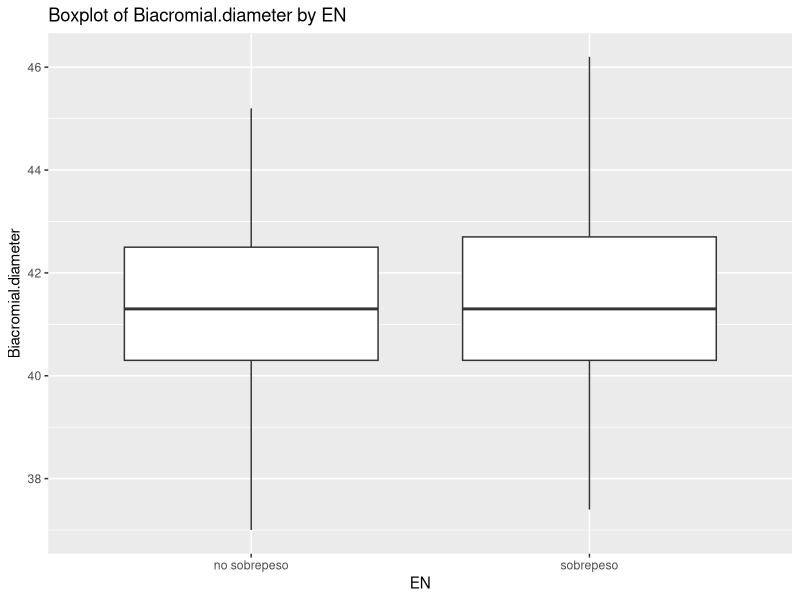
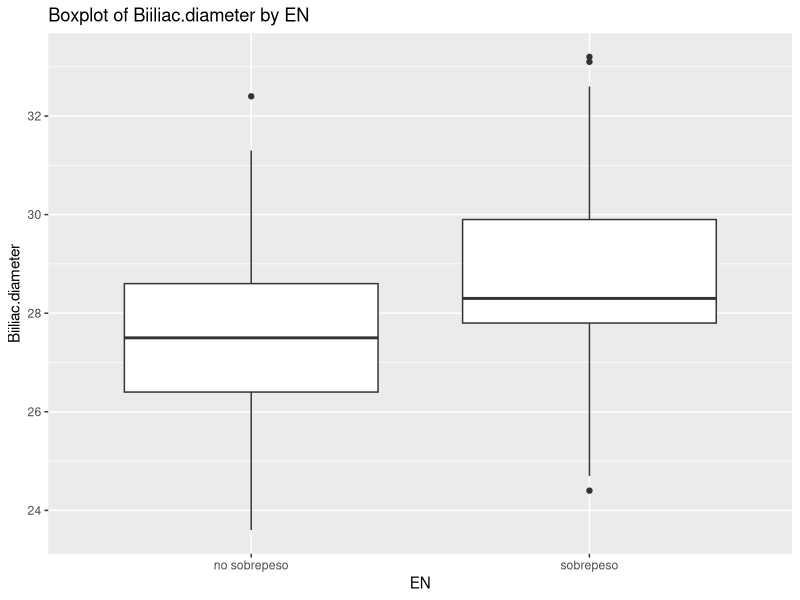
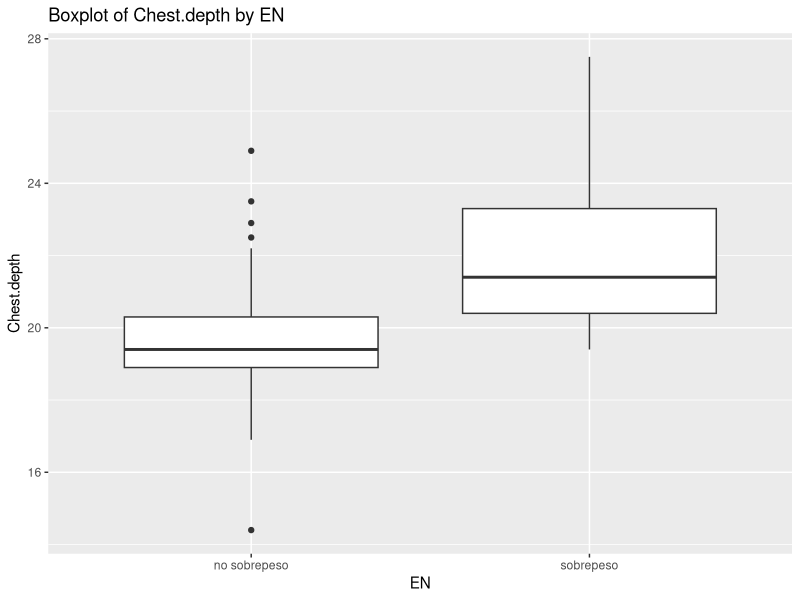
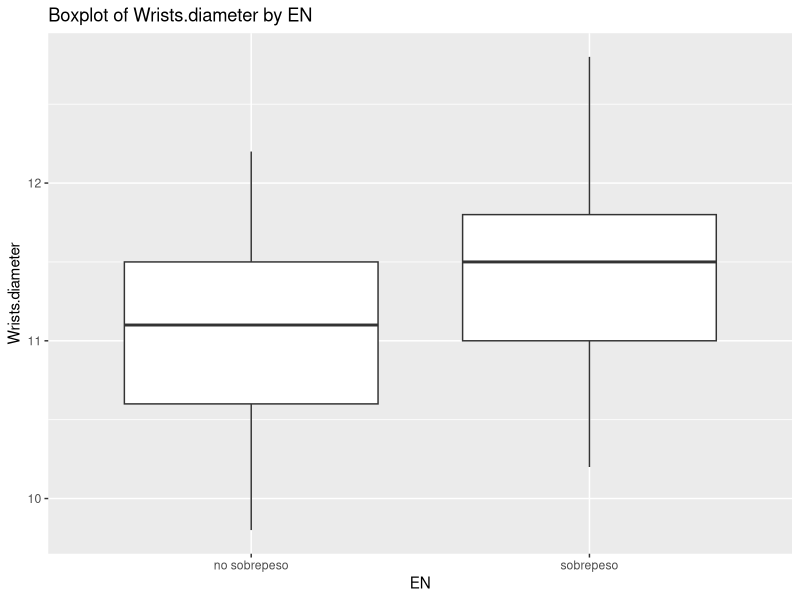
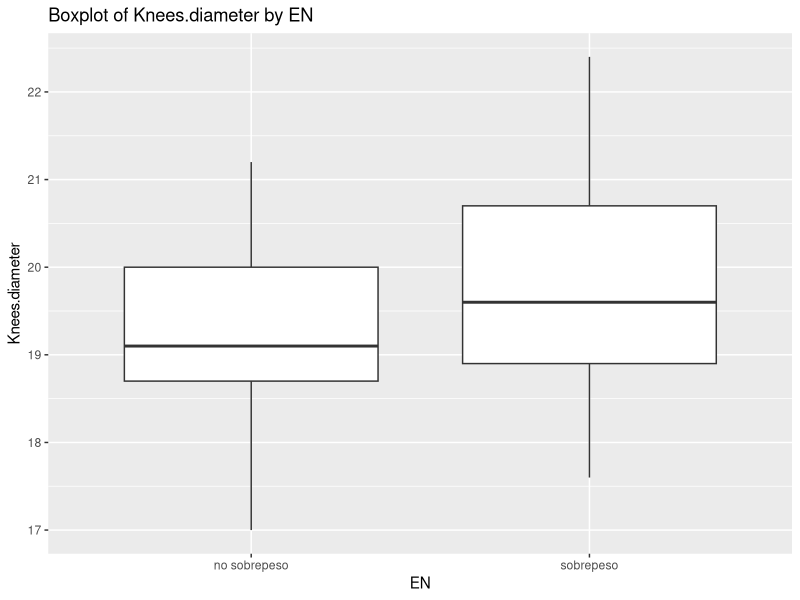
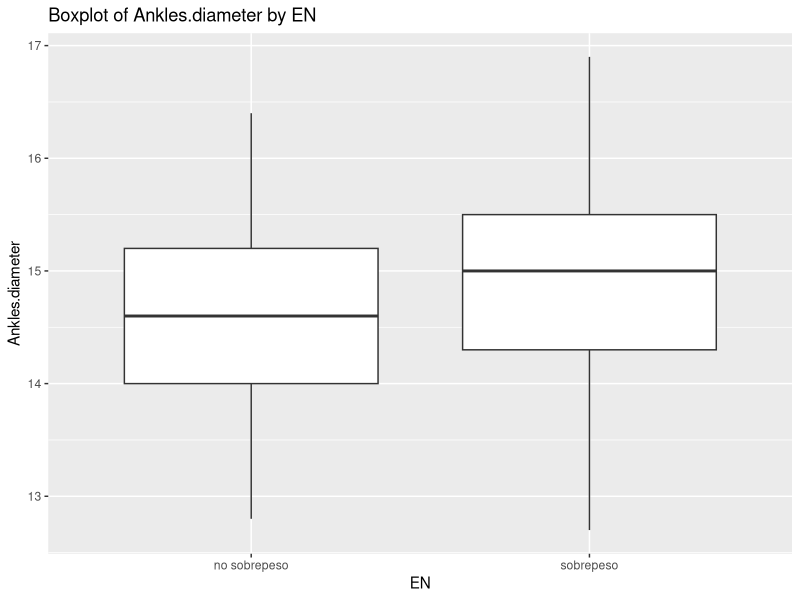
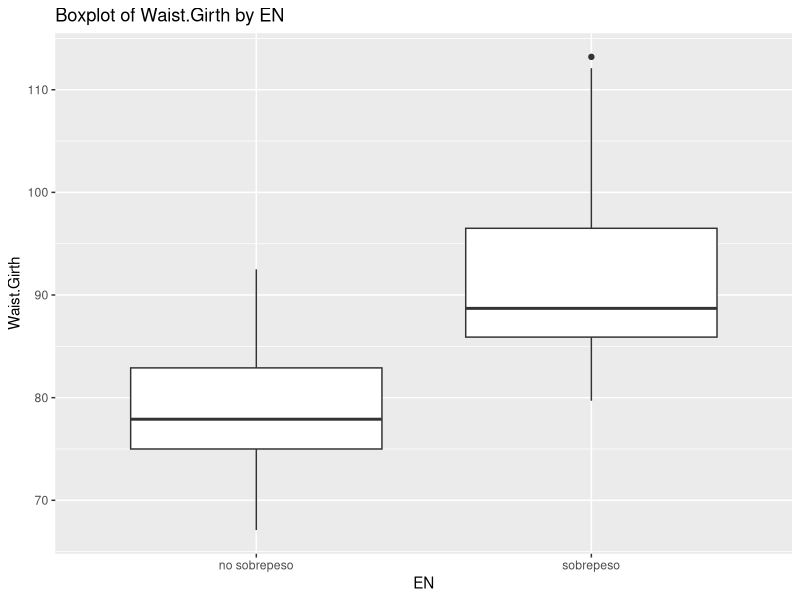
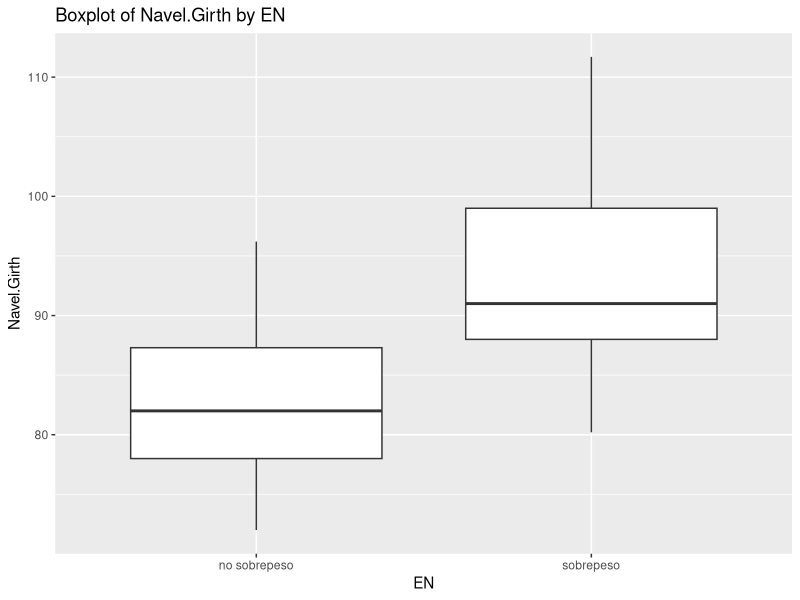

Generate these figures, in order, with R: (Note: this script raises an error after producing the figures.)
## ---- chunk 1
knitr::opts_chunk$set(echo = TRUE)
## ---- chunk 2
library(dplyr)
library(ggplot2)
## ---- chunk 3
datos <- read.csv2("EP09 Datos.csv")

datos$IMC <- NULL
datos[["IMC"]] <- (datos$Weight / (datos$Height/100)^2)

datos$EN <- NULL
datos[["EN"]] <- ifelse(datos$IMC >= 25, "sobrepeso", "no sobrepeso")

hombres <- filter(datos, Gender == 1)
con <- filter(hombres, EN == "sobrepeso")
sin <- filter(hombres, EN == "no sobrepeso")

set.seed(2043)
muestraA <- con[sample(nrow(con), 45), ]
muestraB <- sin[sample(nrow(sin), 45), ]
muestra <- rbind(muestraA, muestraB)

conM <- filter(muestra, EN == "sobrepeso")
sinM <- filter(muestra, EN == "no sobrepeso")

entrenamientoA <- conM[sample(nrow(conM), 30), ]
pruebaA <- conM[!rownames(conM) %in% rownames(entrenamientoA), ]
entrenamientoB <- sinM[sample(nrow(sinM), 30), ]
pruebaB <- sinM[!rownames(sinM) %in% rownames(entrenamientoB), ]

entrenamiento <- rbind(entrenamientoA, entrenamientoB)

prueba <- rbind(pruebaA, pruebaB)

predictores <- c(19, 22, 5, 6, 10, 11, 3, 21)

variables_seleccionadas <- colnames(muestra[-predictores])

# Crear un gráfico de cajas para cada variable seleccionada
for (var in variables_seleccionadas) {
  p <- ggplot(muestra, aes_string(x = "EN", y = var)) +
    geom_boxplot() +
    labs(title = paste("Boxplot of", var, "by EN"))
  print(p)
}

entrenamiento2 <- entrenamiento[predictores]
entrenamiento2$EN <- entrenamiento$EN
entrenamiento2$Weight <- entrenamiento$Weight
entrenamiento2$EN <- factor(entrenamiento2$EN)

modelo <- glm(EN ~ Weight, family = binomial(link = "logit"), data = entrenamiento2)
summary(modelo)

nulo <- glm(EN ~ 1, family = binomial(link = "logit"), data = entrenamiento2)

completo <- glm(EN ~ ., family = binomial(link="logit"), data = entrenamiento2)
summary(completo)

mejorado <- step(completo, scope = list(lower = modelo), direction = "backward", trace = 0)
summary(mejorado2)



